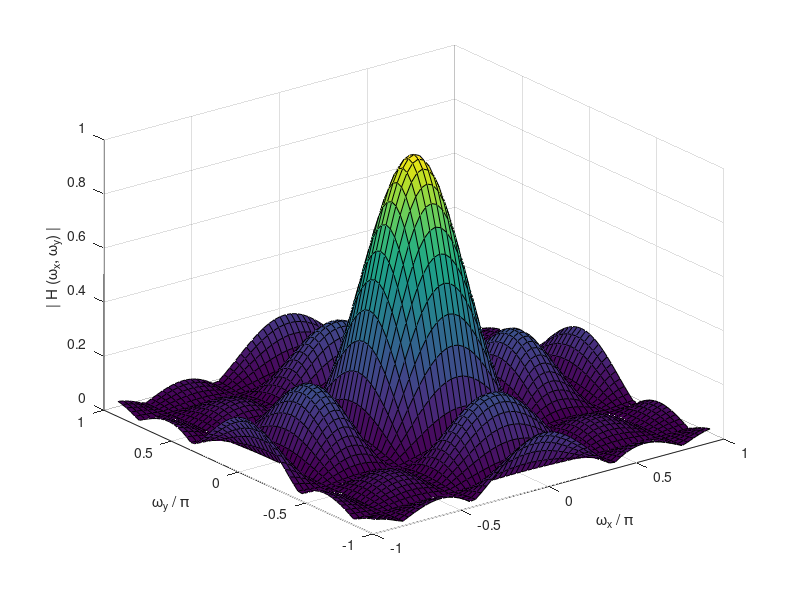

Recreate this plot in MATLAB. (Note: this script raises an error after producing the figure.)
% EE368/CS232 Digital Image Processing
% Bernd Girod
% Department of Electrical Engineering, Stanford University

% Script by Qiyuan Tian and David Chen
% Lowpass filter

clear, clc, close all;

% Construct grid of (omega_x, omega_y)
[wx,wy] = meshgrid(-3 : 0.1 : 3, -3 : 0.1 : 3);

% Compute frequency response
type = '2d';
% type = '1d_horizontal';
% type = '1d_vertical');
if strcmp(type, '2d') == 1
    H = (1/25) * (1+2 * cos(wx) + 2 * cos(2 * wx) ).* (1+2 * cos(wy) + 2 * cos(2 * wy) );
    h = 1/25 * ones(5,5);
elseif strcmp(type, '1d_horizontal') == 1
    H = (1+2 * cos(wx) + 2 * cos(2 * wx) ) / 5;
    h = 1/5 * ones(1,5);
elseif strcmp(type, '1d_vertical') == 1
    H = (1+2 * cos(wy) + 2 * cos(2 * wy) ) / 5;
    h = 1/5 * ones(5,1);
end

% Plot magnitude of frequency response
figure(1); clf;
surf(wx/pi, wy/pi, abs(H));
axis([-1 1 -1 1 0 1]);
set(gca, 'XTick', -1 : 1/2 : 1);
set(gca, 'YTick', -1 : 1/2 : 1);
xlabel('\omega_x / \pi'); ylabel('\omega_y / \pi');
zlabel('| H (\omega_x, \omega_y) |');

% Apply to test image
img = imread('D:\Matlab-Digital-Image-Processing\img_source\5.jpg');
imgFilt = imfilter(img, h, 'symmetric');
figure(2); clf;
subplot(1,2,1); imshow(img); title('Original Image');
subplot(1,2,2); imshow(imgFilt); title('Filtered Image');
